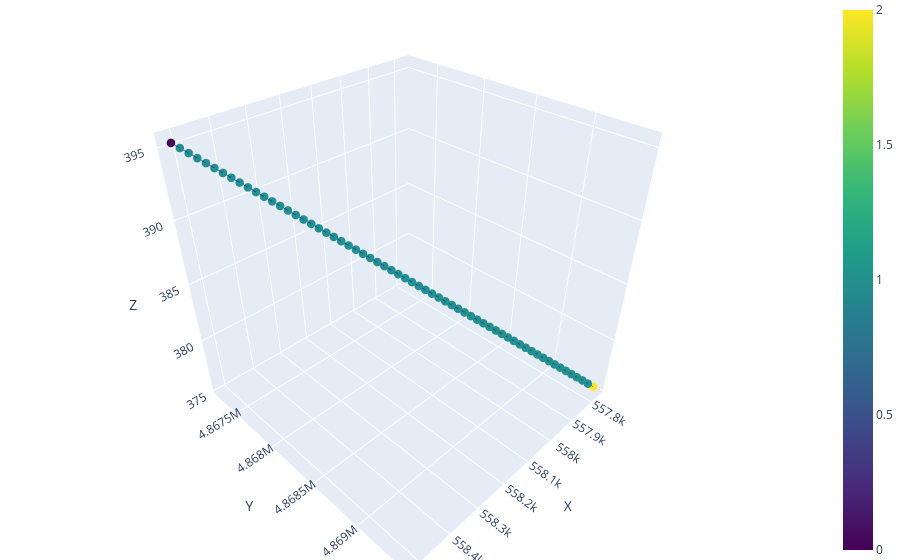

Source (notebook cell):
### Code cell
plot_3D_network(nodes, edges, node_color='type')

### Figure 1 — Plotly figure (JSON) as saved in the notebook; plotly's stock layout.template omitted (floating-point values rounded to 4 significant figures)
{"data": [{"line": {"color": "blue", "width": 1}, "mode": "lines", "showlegend": false, "type": "scatter3d", "x": [558515, 558500.0], "y": [4867230, 4867000.0], "z": [395.3, 395.0]}, {"line": {"color": "blue", "width": 1}, "mode": "lines", "showlegend": false, "type": "scatter3d", "x": [558500.0, 558500.0], "y": [4867000.0, 4867000.0], "z": [395.0, 394.7]}, {"line": {"color": "blue", "width": 1}, "mode": "lines", "showlegend": false, "type": "scatter3d", "x": [558500.0, 558500.0], "y": [4867000.0, 4867000.0], "z": [394.7, 394.3]}, {"line": {"color": "blue", "width": 1}, "mode": "lines", "showlegend": false, "type": "scatter3d", "x": [558500.0, 558500.0], "y": [4867000.0, 4867000.0], "z": [394.3, 394.0]}, {"line": {"color": "blue", "width": 1}, "mode": "lines", "showlegend": false, "type": "scatter3d", "x": [558500.0, 558500.0], "y": [4867000.0, 4867000.0], "z": [394.0, 393.7]}, {"line": {"color": "blue", "width": 1}, "mode": "lines", "showlegend": false, "type": "scatter3d", "x": [558500.0, 558400.0], "y": [4867000.0, 4867000.0], "z": [393.7, 393.4]}, {"line": {"color": "blue", "width": 1}, "mode": "lines", "showlegend": false, "type": "scatter3d", "x": [558400.0, 558400.0], "y": [4867000.0, 4867000.0], "z": [393.4, 393.0]}, {"line": {"color": "blue", "width": 1}, "mode": "lines", "showlegend": false, "type": "scatter3d", "x": [558400.0, 558400.0], "y": [4867000.0, 4868000.0], "z": [393.0, 392.7]}, {"line": {"color": "blue", "width": 1}, "mode": "lines", "showlegend": false, "type": "scatter3d", "x": [558400.0, 558400.0], "y": [4868000.0, 4868000.0], "z": [392.7, 392.4]}, {"line": {"color": "blue", "width": 1}, "mode": "lines", "showlegend": false, "type": "scatter3d", "x": [558400.0, 558400.0], "y": [4868000.0, 4868000.0], "z": [392.4, 392.1]}, {"line": {"color": "blue", "width": 1}, "mode": "lines", "showlegend": false, "type": "scatter3d", "x": [558400.0, 558400.0], "y": [4868000.0, 4868000.0], "z": [392.1, 391.7]}, {"line": {"color": "blue", "width": 1}, "mode": "lines", "showlegend": false, "type": "scatter3d", "x": [558400.0, 558400.0], "y": [4868000.0, 4868000.0], "z": [391.7, 391.4]}, {"line": {"color": "blue", "width": 1}, "mode": "lines", "showlegend": false, "type": "scatter3d", "x": [558400.0, 558400.0], "y": [4868000.0, 4868000.0], "z": [391.4, 391.1]}, {"line": {"color": "blue", "width": 1}, "mode": "lines", "showlegend": false, "type": "scatter3d", "x": [558400.0, 558300.0], "y": [4868000.0, 4868000.0], "z": [391.1, 390.8]}, {"line": {"color": "blue", "width": 1}, "mode": "lines", "showlegend": false, "type": "scatter3d", "x": [558300.0, 558300.0], "y": [4868000.0, 4868000.0], "z": [390.8, 390.4]}, {"line": {"color": "blue", "width": 1}, "mode": "lines", "showlegend": false, "type": "scatter3d", "x": [558300.0, 558300.0], "y": [4868000.0, 4868000.0], "z": [390.4, 390.1]}, {"line": {"color": "blue", "width": 1}, "mode": "lines", "showlegend": false, "type": "scatter3d", "x": [558300.0, 558300.0], "y": [4868000.0, 4868000.0], "z": [390.1, 389.8]}, {"line": {"color": "blue", "width": 1}, "mode": "lines", "showlegend": false, "type": "scatter3d", "x": [558300.0, 558300.0], "y": [4868000.0, 4868000.0], "z": [389.8, 389.5]}, {"line": {"color": "blue", "width": 1}, "mode": "lines", "showlegend": false, "type": "scatter3d", "x": [558300.0, 558300.0], "y": [4868000.0, 4868000.0], "z": [389.5, 389.1]}, {"line": {"color": "blue", "width": 1}, "mode": "lines", "showlegend": false, "type": "scatter3d", "x": [558300.0, 558300.0], "y": [4868000.0, 4868000.0], "z": [389.1, 388.8]}, {"line": {"color": "blue", "width": 1}, "mode": "lines", "showlegend": false, "type": "scatter3d", "x": [558300.0, 558300.0], "y": [4868000.0, 4868000.0], "z": [388.8, 388.5]}, {"line": {"color": "blue", "width": 1}, "mode": "lines", "showlegend": false, "type": "scatter3d", "x": [558300.0, 558200.0], "y": [4868000.0, 4868000.0], "z": [388.5, 388.2]}, {"line": {"color": "blue", "width": 1}, "mode": "lines", "showlegend": false, "type": "scatter3d", "x": [558200.0, 558200.0], "y": [4868000.0, 4868000.0], "z": [388.2, 387.8]}, {"line": {"color": "blue", "width": 1}, "mode": "lines", "showlegend": false, "type": "scatter3d", "x": [558200.0, 558200.0], "y": [4868000.0, 4868000.0], "z": [387.8, 387.5]}, {"line": {"color": "blue", "width": 1}, "mode": "lines", "showlegend": false, "type": "scatter3d", "x": [558200.0, 558200.0], "y": [4868000.0, 4868000.0], "z": [387.5, 387.2]}, {"line": {"color": "blue", "width": 1}, "mode": "lines", "showlegend": false, "type": "scatter3d", "x": [558200.0, 558200.0], "y": [4868000.0, 4868000.0], "z": [387.2, 386.9]}, {"line": {"color": "blue", "width": 1}, "mode": "lines", "showlegend": false, "type": "scatter3d", "x": [558200.0, 558200.0], "y": [4868000.0, 4868000.0], "z": [386.9, 386.5]}, {"line": {"color": "blue", "width": 1}, "mode": "lines", "showlegend": false, "type": "scatter3d", "x": [558200.0, 558200.0], "y": [4868000.0, 4868000.0], "z": [386.5, 386.2]}, {"line": {"color": "blue", "width": 1}, "mode": "lines", "showlegend": false, "type": "scatter3d", "x": [558200.0, 558200.0], "y": [4868000.0, 4868000.0], "z": [386.2, 385.9]}, {"line": {"color": "blue", "width": 1}, "mode": "lines", "showlegend": false, "type": "scatter3d", "x": [558200.0, 558100.0], "y": [4868000.0, 4868000.0], "z": [385.9, 385.6]}, {"line": {"color": "blue", "width": 1}, "mode": "lines", "showlegend": false, "type": "scatter3d", "x": [558100.0, 558100.0], "y": [4868000.0, 4868000.0], "z": [385.6, 385.2]}, {"line": {"color": "blue", "width": 1}, "mode": "lines", "showlegend": false, "type": "scatter3d", "x": [558100.0, 558100.0], "y": [4868000.0, 4868000.0], "z": [385.2, 384.9]}, {"line": {"color": "blue", "width": 1}, "mode": "lines", "showlegend": false, "type": "scatter3d", "x": [558100.0, 558100.0], "y": [4868000.0, 4868000.0], "z": [384.9, 384.6]}, {"line": {"color": "blue", "width": 1}, "mode": "lines", "showlegend": false, "type": "scatter3d", "x": [558100.0, 558100.0], "y": [4868000.0, 4868000.0], "z": [384.6, 384.3]}, {"line": {"color": "blue", "width": 1}, "mode": "lines", "showlegend": false, "type": "scatter3d", "x": [558100.0, 558100.0], "y": [4868000.0, 4868000.0], "z": [384.3, 383.9]}, {"line": {"color": "blue", "width": 1}, "mode": "lines", "showlegend": false, "type": "scatter3d", "x": [558100.0, 558100.0], "y": [4868000.0, 4869000.0], "z": [383.9, 383.6]}, {"line": {"color": "blue", "width": 1}, "mode": "lines", "showlegend": false, "type": "scatter3d", "x": [558100.0, 558100.0], "y": [4869000.0, 4869000.0], "z": [383.6, 383.3]}, {"line": {"color": "blue", "width": 1}, "mode": "lines", "showlegend": false, "type": "scatter3d", "x": [558100.0, 558000.0], "y": [4869000.0, 4869000.0], "z": [383.3, 383.0]}, {"line": {"color": "blue", "width": 1}, "mode": "lines", "showlegend": false, "type": "scatter3d", "x": [558000.0, 558000.0], "y": [4869000.0, 4869000.0], "z": [383.0, 382.6]}, {"line": {"color": "blue", "width": 1}, "mode": "lines", "showlegend": false, "type": "scatter3d", "x": [558000.0, 558000.0], "y": [4869000.0, 4869000.0], "z": [382.6, 382.3]}, {"line": {"color": "blue", "width": 1}, "mode": "lines", "showlegend": false, "type": "scatter3d", "x": [558000.0, 558000.0], "y": [4869000.0, 4869000.0], "z": [382.3, 382.0]}, {"line": {"color": "blue", "width": 1}, "mode": "lines", "showlegend": false, "type": "scatter3d", "x": [558000.0, 558000.0], "y": [4869000.0, 4869000.0], "z": [382.0, 381.6]}, {"line": {"color": "blue", "width": 1}, "mode": "lines", "showlegend": false, "type": "scatter3d", "x": [558000.0, 558000.0], "y": [4869000.0, 4869000.0], "z": [381.6, 381.3]}, {"line": {"color": "blue", "width": 1}, "mode": "lines", "showlegend": false, "type": "scatter3d", "x": [558000.0, 558000.0], "y": [4869000.0, 4869000.0], "z": [381.3, 381.0]}, {"line": {"color": "blue", "width": 1}, "mode": "lines", "showlegend": false, "type": "scatter3d", "x": [558000.0, 558000.0], "y": [4869000.0, 4869000.0], "z": [381.0, 380.7]}, {"line": {"color": "blue", "width": 1}, "mode": "lines", "showlegend": false, "type": "scatter3d", "x": [558000.0, 558000.0], "y": [4869000.0, 4869000.0], "z": [380.7, 380.3]}, {"line": {"color": "blue", "width": 1}, "mode": "lines", "showlegend": false, "type": "scatter3d", "x": [558000.0, 557900.0], "y": [4869000.0, 4869000.0], "z": [380.3, 380.0]}, {"line": {"color": "blue", "width": 1}, "mode": "lines", "showlegend": false, "type": "scatter3d", "x": [557900.0, 557900.0], "y": [4869000.0, 4869000.0], "z": [380.0, 379.7]}, {"line": {"color": "blue", "width": 1}, "mode": "lines", "showlegend": false, "type": "scatter3d", "x": [557900.0, 557900.0], "y": [4869000.0, 4869000.0], "z": [379.7, 379.4]}, {"line": {"color": "blue", "width": 1}, "mode": "lines", "showlegend": false, "type": "scatter3d", "x": [557900.0, 557900.0], "y": [4869000.0, 4869000.0], "z": [379.4, 379.0]}, {"line": {"color": "blue", "width": 1}, "mode": "lines", "showlegend": false, "type": "scatter3d", "x": [557900.0, 557900.0], "y": [4869000.0, 4869000.0], "z": [379.0, 378.7]}, {"line": {"color": "blue", "width": 1}, "mode": "lines", "showlegend": false, "type": "scatter3d", "x": [557900.0, 557900.0], "y": [4869000.0, 4869000.0], "z": [378.7, 378.4]}, {"line": {"color": "blue", "width": 1}, "mode": "lines", "showlegend": false, "type": "scatter3d", "x": [557900.0, 557900.0], "y": [4869000.0, 4869000.0], "z": [378.4, 378.1]}, {"line": {"color": "blue", "width": 1}, "mode": "lines", "showlegend": false, "type": "scatter3d", "x": [557900.0, 557900.0], "y": [4869000.0, 4869000.0], "z": [378.1, 377.7]}, {"line": {"color": "blue", "width": 1}, "mode": "lines", "showlegend": false, "type": "scatter3d", "x": [557900.0, 557800.0], "y": [4869000.0, 4869000.0], "z": [377.7, 377.4]}, {"line": {"color": "blue", "width": 1}, "mode": "lines", "showlegend": false, "type": "scatter3d", "x": [557800.0, 557800.0], "y": [4869000.0, 4869000.0], "z": [377.4, 377.1]}, {"line": {"color": "blue", "width": 1}, "mode": "lines", "showlegend": false, "type": "scatter3d", "x": [557800.0, 557800.0], "y": [4869000.0, 4869000.0], "z": [377.1, 376.8]}, {"line": {"color": "blue", "width": 1}, "mode": "lines", "showlegend": false, "type": "scatter3d", "x": [557800.0, 557800.0], "y": [4869000.0, 4869000.0], "z": [376.8, 376.4]}, {"line": {"color": "blue", "width": 1}, "mode": "lines", "showlegend": false, "type": "scatter3d", "x": [557800.0, 557800.0], "y": [4869000.0, 4869000.0], "z": [376.4, 376.1]}, {"line": {"color": "blue", "width": 1}, "mode": "lines", "showlegend": false, "type": "scatter3d", "x": [557800.0, 557800.0], "y": [4869000.0, 4869000.0], "z": [376.1, 375.8]}, {"line": {"color": "blue", "width": 1}, "mode": "lines", "showlegend": false, "type": "scatter3d", "x": [557800.0, 557800.0], "y": [4869000.0, 4869436], "z": [375.8, 375.5]}, {"marker": {"color": [0, 2, 1, 1, 1, 1, 1, 1, 1, 1, 1, 1, 1, 1, 1, 1, 1, 1, 1, 1, 1, 1, 1, 1, 1, 1, 1, 1, 1, 1, 1, 1, 1, 1, 1, 1, 1, 1, 1, 1, 1, 1, 1, 1, 1, 1, 1, 1, 1, 1, 1, 1, 1, 1, 1, 1, 1, 1, 1, 1, 1, 1], "colorscale": [[0, "#440154"], [0.1111, "#482878"], [0.2222, "#3e4989"], [0.3333, "#31688e"], [0.4444, "#26828e"], [0.5556, "#1f9e89"], [0.6667, "#35b779"], [0.7778, "#6ece58"], [0.8889, "#b5de2b"], [1, "#fde725"]], "showscale": true, "size": 5}, "mode": "markers", "showlegend": false, "type": "scatter3d", "x": [558515, 557800.0, 558500.0, 558500.0, 558500.0, 558500.0, 558500.0, 558400.0, 558400.0, 558400.0, 558400.0, 558400.0, 558400.0, 558400.0, 558400.0, 558300.0, 558300.0, 558300.0, 558300.0, 558300.0, 558300.0, 558300.0, 558300.0, 558200.0, 558200.0, 558200.0, 558200.0, 558200.0, 558200.0, 558200.0, 558200.0, 558100.0, 558100.0, 558100.0, 558100.0, 558100.0, 558100.0, 558100.0, 558100.0, 558000.0, 558000.0, 558000.0, 558000.0, 558000.0, 558000.0, 558000.0, 558000.0, 558000.0, 557900.0, 557900.0, 557900.0, 557900.0, 557900.0, 557900.0, 557900.0, 557900.0, 557800.0, 557800.0, 557800.0, 557800.0, 557800.0, 557800.0], "y": [4867230, 4869436, 4867000.0, 4867000.0, 4867000.0, 4867000.0, 4867000.0, 4867000.0, 4867000.0, 4868000.0, 4868000.0, 4868000.0, 4868000.0, 4868000.0, 4868000.0, 4868000.0, 4868000.0, 4868000.0, 4868000.0, 4868000.0, 4868000.0, 4868000.0, 4868000.0, 4868000.0, 4868000.0, 4868000.0, 4868000.0, 4868000.0, 4868000.0, 4868000.0, 4868000.0, 4868000.0, 4868000.0, 4868000.0, 4868000.0, 4868000.0, 4868000.0, 4869000.0, 4869000.0, 4869000.0, 4869000.0, 4869000.0, 4869000.0, 4869000.0, 4869000.0, 4869000.0, 4869000.0, 4869000.0, 4869000.0, 4869000.0, 4869000.0, 4869000.0, 4869000.0, 4869000.0, 4869000.0, 4869000.0, 4869000.0, 4869000.0, 4869000.0, 4869000.0, 4869000.0, 4869000.0], "z": [395.3, 375.5, 395.0, 394.7, 394.3, 394.0, 393.7, 393.4, 393.0, 392.7, 392.4, 392.1, 391.7, 391.4, 391.1, 390.8, 390.4, 390.1, 389.8, 389.5, 389.1, 388.8, 388.5, 388.2, 387.8, 387.5, 387.2, 386.9, 386.5, 386.2, 385.9, 385.6, 385.2, 384.9, 384.6, 384.3, 383.9, 383.6, 383.3, 383.0, 382.6, 382.3, 382.0, 381.6, 381.3, 381.0, 380.7, 380.3, 380.0, 379.7, 379.4, 379.0, 378.7, 378.4, 378.1, 377.7, 377.4, 377.1, 376.8, 376.4, 376.1, 375.8]}], "layout": {"margin": {"b": 0, "l": 0, "r": 0, "t": 0}, "scene": {"xaxis": {"title": {"text": "X"}}, "yaxis": {"title": {"text": "Y"}}, "zaxis": {"title": {"text": "Z"}}}}}
